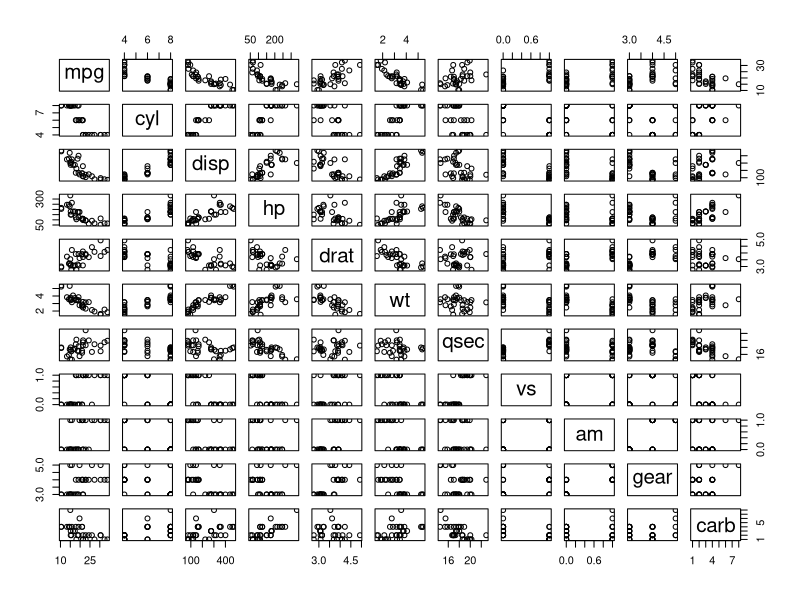
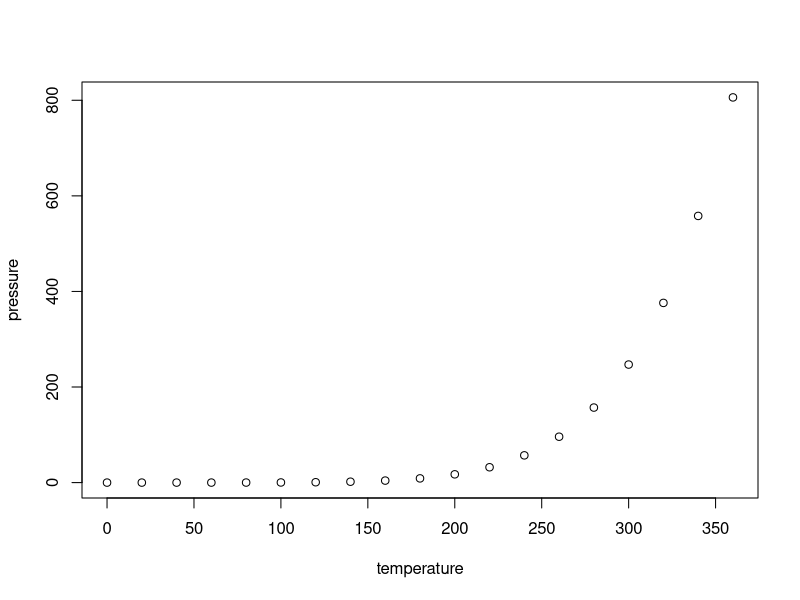

These figures' R source, in order:
## ---- chunk 1
library(knitr)
opts_chunk$set(message=FALSE, warning=FALSE, eval=TRUE, echo=TRUE, cache=FALSE, fig.path="../static/ox-hugo/", dpi = 300)
options(digits=3)
options(max.print=200)
#.ex <- 1 # Track ex numbers w/ hidden var. Increment each ex: `r .ex``r .ex=.ex+1`
## ---- chunk 2
plot(mtcars)
## ---- chunk 3
plot(pressure)
